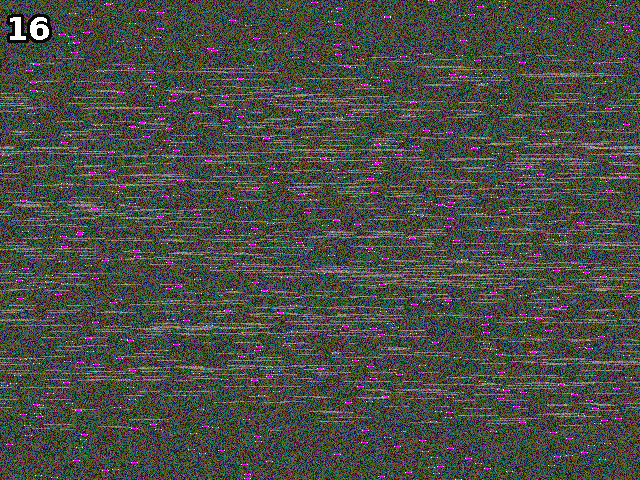
#> input picture mozart.gif, 640 x 480 px
$ python a16.py
#> lines starting #> are read from the running program, lines starting #| are printed output that depends on the picture
import Image
im = Image.open('mozart.gif')
#> im is the input picture: PIL image 640x480 P; mean R, G, B 74.6, 76.9, 70.2
imX, imY = im.size
#> imX = 640; imY = 480
data = list(im.getdata())
#> data = 307200 items
newIm = Image.new("RGB", (imX, imY))
#> newIm: PIL image 640x480 RGB; every value is 0
finalData = []
for y in range(imY):
    myData = data[imX*y:(imX*(y+1))]
    pos = myData.index(195) # 195 is pink in palette
    finalData.extend(myData[pos:])
    finalData.extend(myData[:pos])
#> this loop made 480 passes
#> pos on passes 1 to 3: 429, 500, 312
#> after the loop, finalData = 307200 items
newIm.putdata(finalData)
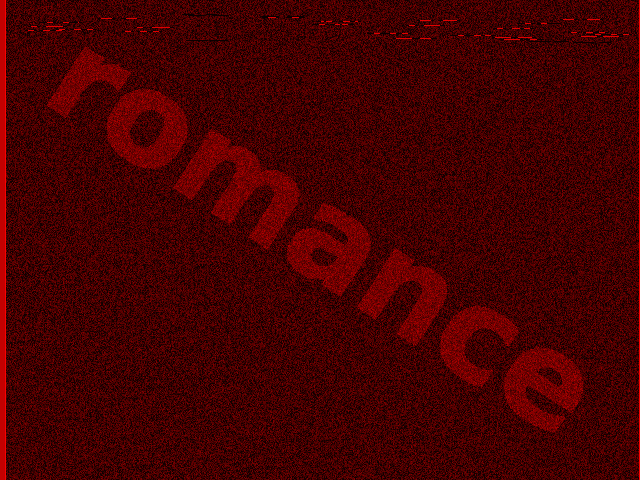
#> newIm: PIL image 640x480 RGB; mean R, G, B 70.1, 0, 0
newIm.show()
